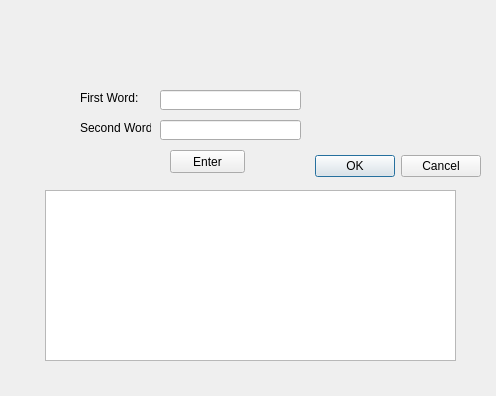
<?xml version="1.0" encoding="UTF-8"?>
<ui version="4.0">
 <class>Dialog</class>
 <widget class="QDialog" name="Dialog">
  <property name="geometry">
   <rect>
    <x>0</x>
    <y>0</y>
    <width>496</width>
    <height>396</height>
   </rect>
  </property>
  <property name="windowTitle">
   <string>Dialog</string>
  </property>
  <widget class="QDialogButtonBox" name="buttonBox">
   <property name="geometry">
    <rect>
     <x>140</x>
     <y>150</y>
     <width>341</width>
     <height>32</height>
    </rect>
   </property>
   <property name="orientation">
    <enum>Qt::Horizontal</enum>
   </property>
   <property name="standardButtons">
    <set>QDialogButtonBox::Cancel|QDialogButtonBox::Ok</set>
   </property>
  </widget>
  <widget class="QLabel" name="label">
   <property name="geometry">
    <rect>
     <x>80</x>
     <y>90</y>
     <width>61</width>
     <height>16</height>
    </rect>
   </property>
   <property name="text">
    <string>First Word:</string>
   </property>
  </widget>
  <widget class="QLabel" name="label_2">
   <property name="geometry">
    <rect>
     <x>80</x>
     <y>120</y>
     <width>71</width>
     <height>16</height>
    </rect>
   </property>
   <property name="text">
    <string>Second Word:</string>
   </property>
  </widget>
  <widget class="QLineEdit" name="lineEdit">
   <property name="geometry">
    <rect>
     <x>160</x>
     <y>90</y>
     <width>141</width>
     <height>20</height>
    </rect>
   </property>
  </widget>
  <widget class="QLineEdit" name="lineEdit_2">
   <property name="geometry">
    <rect>
     <x>160</x>
     <y>120</y>
     <width>141</width>
     <height>20</height>
    </rect>
   </property>
  </widget>
  <widget class="QTextBrowser" name="textBrowser">
   <property name="geometry">
    <rect>
     <x>45</x>
     <y>190</y>
     <width>411</width>
     <height>171</height>
    </rect>
   </property>
  </widget>
  <widget class="QPushButton" name="pushButtonEnter">
   <property name="geometry">
    <rect>
     <x>170</x>
     <y>150</y>
     <width>75</width>
     <height>23</height>
    </rect>
   </property>
   <property name="text">
    <string>Enter</string>
   </property>
  </widget>
 </widget>
 <resources/>
 <connections>
  <connection>
   <sender>buttonBox</sender>
   <signal>accepted()</signal>
   <receiver>Dialog</receiver>
   <slot>accept()</slot>
   <hints>
    <hint type="sourcelabel">
     <x>248</x>
     <y>254</y>
    </hint>
    <hint type="destinationlabel">
     <x>157</x>
     <y>274</y>
    </hint>
   </hints>
  </connection>
  <connection>
   <sender>buttonBox</sender>
   <signal>rejected()</signal>
   <receiver>Dialog</receiver>
   <slot>reject()</slot>
   <hints>
    <hint type="sourcelabel">
     <x>316</x>
     <y>260</y>
    </hint>
    <hint type="destinationlabel">
     <x>286</x>
     <y>274</y>
    </hint>
   </hints>
  </connection>
 </connections>
</ui>
